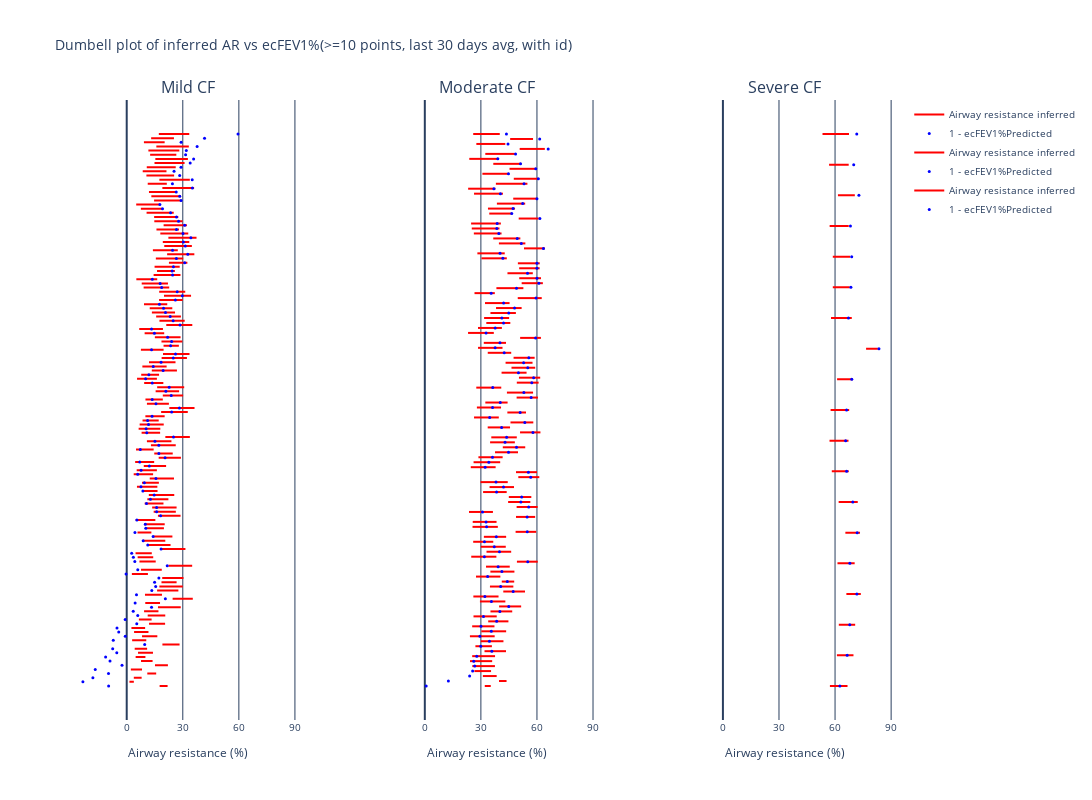

Source (notebook cell):
### Code cell
# Adding 2nd day massively reduces the AR compared to examples with low ecFEV1

import plotly.graph_objects as go

title = f"Dumbell plot of inferred AR vs ecFEV1%(>={min_datapoints} points, last 30 days avg, with id)"


fig = make_subplots(1, 3, horizontal_spacing=0.1, 
                    column_titles=["Mild CF", "Moderate CF", "Severe CF"])


def plot_dumbell_for_df(fig, df, measures, col):
    # For measure[0]
    mask = df["measure"] == measures[0]
    for id in df[mask]["ID"].unique():
        mask_id = df["ID"] == id
        # Add mask
        mask_final = mask_id & mask
        fig.add_trace(
            go.Scatter(
                x=df[mask_final]["value"],
                y=df[mask_final]["ID"],
                mode="lines",
                name="Airway resistance inferred",
                marker=dict(size=2, color="red"),
                line=dict(width=2),
                # legendgroup="Airway resistance predicted",  # Add legend group
                showlegend=True if id == df[mask]["ID"].unique()[0] else False,  # Only show legend for first trace
            ),
            row=1,
            col=col,
        )
    # For measure[1]
    mask = df["measure"] == measures[1]
    fig.add_trace(
        go.Scatter(
            x=df[mask]["value"],
            y=df[mask]["ID"],
            mode="markers",
            name="1 - ecFEV1%Predicted",
            marker=dict(size=3, color="blue"),
            # legendgroup="1 - ecFEV1%Predicted",  # Add legend group
        ),
        row=1,
        col=col,
    )

# Split dataframe between mild, moderate and severe CF lung disease
# Equivalent to Mean AR_ecFEV1% < 30%, 30 to 60 and > 60%
# Get unique IDs and their corresponding Mean AR_ecFEV1% values
mask_ecfev1 = df_ar_fev1_o2_fef2575_2d["measure"] == "Mean AR_fev1_o2_fef2575_2d prediction"
id_ecfev1_values = df_ar_fev1_o2_fef2575_2d[mask_ecfev1].groupby("ID")["value"].mean()

# Split IDs into three groups based on ecFEV1% values
mild_ids = id_ecfev1_values[id_ecfev1_values < 30].index
moderate_ids = id_ecfev1_values[(id_ecfev1_values >= 30) & (id_ecfev1_values <= 60)].index
severe_ids = id_ecfev1_values[id_ecfev1_values > 60].index

# Create the three dataframes
df_mild = df_ar_fev1_o2_fef2575_2d[df_ar_fev1_o2_fef2575_2d["ID"].isin(mild_ids)]
df_moderate = df_ar_fev1_o2_fef2575_2d[df_ar_fev1_o2_fef2575_2d["ID"].isin(moderate_ids)]
df_severe = df_ar_fev1_o2_fef2575_2d[df_ar_fev1_o2_fef2575_2d["ID"].isin(severe_ids)]

# Print the sizes to verify
print(f"Mild size: {len(df_mild)}")
print(f"Moderate size: {len(df_moderate)}")
print(f"Severe size: {len(df_severe)}")

# Plot the three groups
plot_dumbell_for_df(fig, df_mild, ["Mean AR_fev1_o2_fef2575_2d dist", "Mean AR_ecFEV1%"], 1)
plot_dumbell_for_df(fig, df_moderate, ["Mean AR_fev1_o2_fef2575_2d dist", "Mean AR_ecFEV1%"], 2)
plot_dumbell_for_df(fig, df_severe, ["Mean AR_fev1_o2_fef2575_2d dist", "Mean AR_ecFEV1%"], 3)



# Split the dataframe into 3 roughly equal parts
#
#
# ids = df_ar_fev1_o2_fef2575_2d.ID.unique()
# chunk_size = int(np.ceil(len(ids) // 3))
#
# # Get first chunk
# chunk1_ids = ids[0:chunk_size]
#
# # Get second chunk
# chunk2_ids = ids[chunk_size:2*chunk_size]
#
# # Get third chunk
# chunk3_ids = ids[2*chunk_size:len(ids)]
#
# # Create the three dataframes
# df_ar_fev1_o2_fef2575_2d_chunk1 = df_ar_fev1_o2_fef2575_2d.set_index("ID").loc[chunk1_ids].reset_index()
# df_ar_fev1_o2_fef2575_2d_chunk2 = df_ar_fev1_o2_fef2575_2d.set_index("ID").loc[chunk2_ids].reset_index()
# df_ar_fev1_o2_fef2575_2d_chunk3 = df_ar_fev1_o2_fef2575_2d.set_index("ID").loc[chunk3_ids].reset_index()
#
# Print the sizes to verify
# print(f"Chunk 1 size: {len(df_ar_fev1_o2_fef2575_2d_chunk1)}")
# print(f"Chunk 2 size: {len(df_ar_fev1_o2_fef2575_2d_chunk2)}")
# print(f"Chunk 3 size: {len(df_ar_fev1_o2_fef2575_2d_chunk3)}")
#
# plot_dumbell_for_df(fig, df_ar_fev1_o2_fef2575_2d_chunk1, ["Mean AR_fev1_o2_fef2575_2d dist", "Mean AR_ecFEV1%"], 3)
# plot_dumbell_for_df(fig, df_ar_fev1_o2_fef2575_2d_chunk2, ["Mean AR_fev1_o2_fef2575_2d dist", "Mean AR_ecFEV1%"], 2)
# plot_dumbell_for_df(fig, df_ar_fev1_o2_fef2575_2d_chunk3, ["Mean AR_fev1_o2_fef2575_2d dist", "Mean AR_ecFEV1%"], 1)


# Compare different models
#
#
# plot_dumbell_for_df(fig, df_ar_fev1_o2, ["Mean AR_fev1_o2 dist", "Mean AR_ecFEV1%"], 1)
# plot_dumbell_for_df(fig, df_ar_fev1_o2_2d, ["Mean AR_fev1_o2_2d dist", "Mean AR_ecFEV1%"], 2)


fig.update_layout(
    height=800,
    # height=1800,
    width=1200,
    font=dict(size=10),
    showlegend=True,
    title=title,
    plot_bgcolor="white",
    paper_bgcolor="white",
)
print(min(df_ar_fev1_o2_fef2575_2d["value"]))
fig.update_xaxes(
    range=[-25, 91],
    tickvals=[0, 30, 60, 90],
    title=AR.name,
    gridcolor="#2a3f5f",
    zeroline=True,
    zerolinecolor="#2a3f5f",
    zerolinewidth=2,
)
fig.update_yaxes(
    showticklabels=False,
    showgrid=False,
    gridcolor="#2a3f5f",
    zeroline=True,
    zerolinecolor="#2a3f5f",
    zerolinewidth=2,
)
fig.write_image(f"{dh.get_path_to_main()}PlotsBreathe/Dumbell_plot_AR_ecFEV1_by_severity/{title}.pdf")
fig.show()

# On this plot, if a person is very sick, it's best fev1 measurement will contain a lot of inflammatory markers (sputum, airway wall inflammation).
# The sicker the person,the more underestimated the AR pred is because the maximum FEV1 blown is not healthy.
# Let's add the FEF25-75.

# 60% of data falls within red band

# TODO: add vertical lines corresponding to key AR values

# Longitudinal AR profile on the web app
